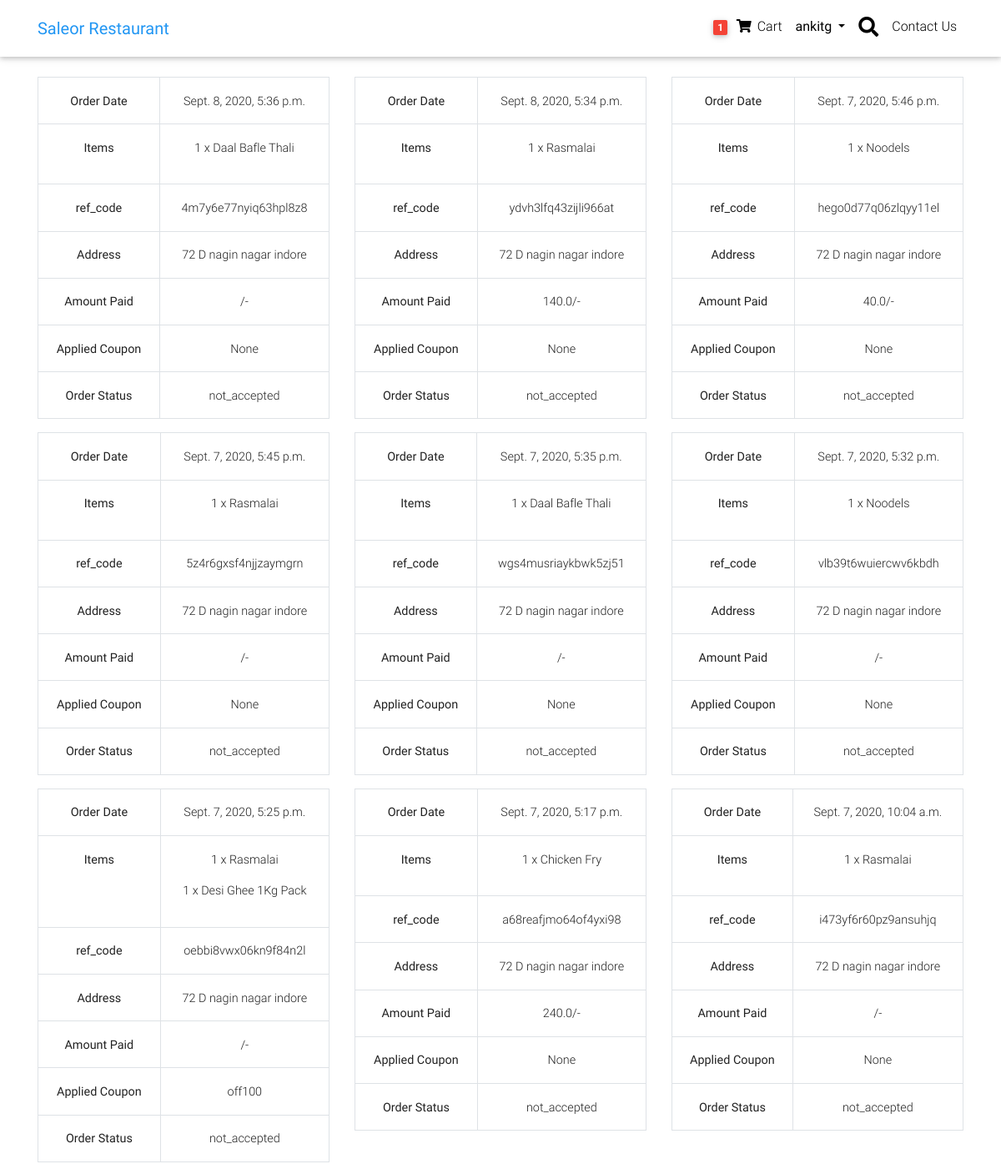
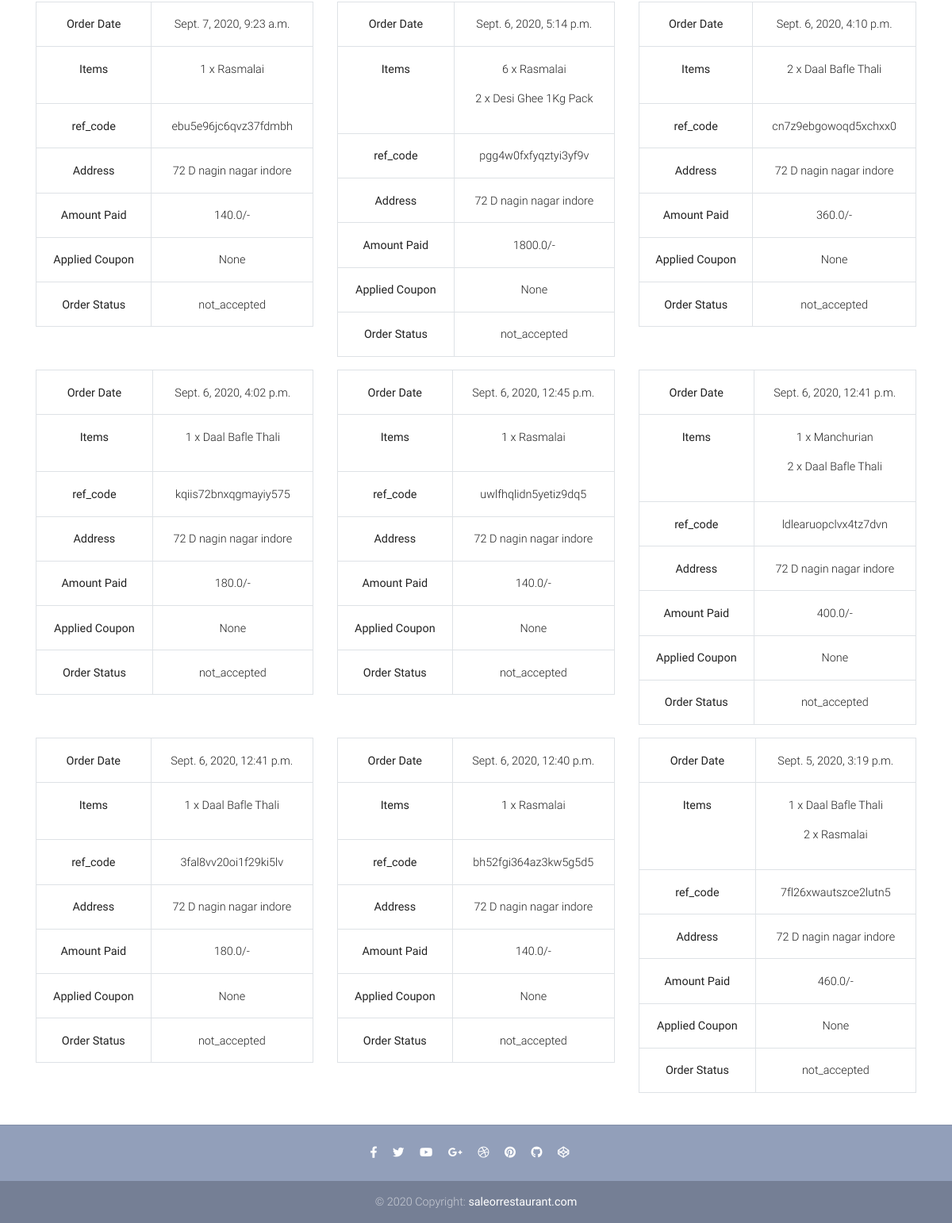
Screenshot of /my-orders (signed in) with the database file from the repository (2 pictures, top to bottom).
### restaurant/models.py (models this page shows, shortened)
class Order(models.Model):
    user = models.ForeignKey(settings.AUTH_USER_MODEL, on_delete=models.CASCADE)
    ref_code = models.CharField(max_length=20, blank=True, null=True)
    items = models.ManyToManyField(OrderItem)
    order_date = models.DateTimeField()
    ordered = models.BooleanField(default=False)
    billing_address = models.ForeignKey('BillingAddress', on_delete=models.SET_NULL, blank=True, null=True)
    payment = models.ForeignKey('Payment', on_delete=models.SET_NULL, blank=True, null=True)
    paytm_payment_id = models.CharField(max_length=100, null=True, blank=True)
    coupon = models.ForeignKey('Coupon', on_delete=models.SET_NULL, blank=True, null=True)
    status = models.CharField(max_length=50, choices=order_status, default='not_accepted')
    refund_requested = models.BooleanField(default=False)
    refund_granted = models.BooleanField(default=False)
    refund_completed = models.BooleanField(default=False)

class OrderItem(models.Model):
    user = models.ForeignKey(settings.AUTH_USER_MODEL, on_delete=models.CASCADE)
    item = models.ForeignKey(Item, on_delete=models.CASCADE)
    cartitem = models.IntegerField(default=1)
    ordered = models.BooleanField(default=False)
    def __str__(self):
        return f"{self.item.title}"

class Item(models.Model):
    title = models.CharField(max_length=100)
    price = models.FloatField()
    discount_price = models.FloatField(blank=True, null=True)
    veg_or_nonveg = models.CharField(choices=dish_type, max_length=20)
    quantity = models.CharField(choices=quantity, max_length=20)
    image_url = models.URLField()
    slug = models.SlugField()

class BillingAddress(models.Model):
    user = models.ForeignKey(settings.AUTH_USER_MODEL, on_delete=models.CASCADE)
    street_address = models.CharField(max_length=100)
    apartment_address = models.CharField(max_length=100)
    contact_no = models.BigIntegerField(blank=True, null=True)
    country = CountryField(multiple=False)
    zipcode = models.CharField(max_length=10)
    def __str__(self):
        return self.street_address
    class Meta:
        verbose_name_plural = 'Addresses'

class Payment(models.Model):
    charge_id = models.CharField(max_length=100)
    user = models.ForeignKey(settings.AUTH_USER_MODEL, on_delete=models.CASCADE)
    amount = models.FloatField()
    payment_mode = models.CharField(max_length=50, blank=True, null=True)
    transaction_id = models.CharField(max_length=100, blank=True, null=True)
    payment_status = models.BooleanField(default=False)
    transaction_date = models.DateTimeField(blank=True, null=True)
    bank_txn_id = models.CharField(max_length=50, blank=True, null=True)

class Coupon(models.Model):
    code = models.CharField(max_length=15)
    amount = models.FloatField()
    min_order_value = models.FloatField(default=10, null=True, blank=True)
    expire_in = models.DateTimeField()
    def __str__(self):
        return self.code

### restaurant/views.py (the view)
# urls.py: path('my-orders', views.MyOrdersView.as_view(), name="myOrders"),
class MyOrdersView(LoginRequiredMixin, View):
    def get(self, *args, **kwargs):
        orderitem = Order.objects.filter(
            user=self.request.user, ordered=True)[::-1]
        context = {
            'orderitem': orderitem
        }
        return render(self.request, 'restaurant/my_orders.html', context)

### restaurant/templatetags/cart_template_tags.py (called while the page is built)
@register.filter
def cart_item_count(user):
    if user.is_authenticated:
        queryset = Order.objects.filter(user=user, ordered=False)
        if queryset.exists():
            return queryset[0].items.count()
    return 0

### templates/restaurant/my_orders.html
{% extends "base.html" %}
{% load crispy_forms_tags %}
{% block body %}
<main>
  <div class="container mt-4">
    <section class="mb-4 mt-2">
      <div class="row fadeIn wow">
          {% for item in orderitem %}
          <div class="col-sm-12 col-lg-4">
          <table class="table table-bordered text-dark text-center">
            <tr>
              <th>Order Date</th>
              <td>{{item.order_date}}</td>
            </tr>
            <tr>
              <th>Items</th>
              <td>{% for i in item.items.all %}
                <p> {{i.cartitem}} x {{i}}</p>
                {% endfor %}</td>
            </tr>
            <tr>
              <th>ref_code</th>
              <td>{{item.ref_code}}</td>
            </tr>
            <tr>
              <th>Address</th>
              <td>{{item.billing_address}}</td>
            </tr>
            <tr>
              <th>Amount Paid</th>
              <td>{{item.payment.amount}}/-</td>
            </tr>
            <tr>
              <th>Applied Coupon</th>
              <td>{{item.coupon}}</td>
            </tr>
            <tr>
              <th>Order Status</th>
              <td>{{item.status}}</td>
            </tr>
          </table>
        </div>
          {% endfor %}
      </div>
    </section>
  </div>
</main>
{% endblock %}

### templates/base.html (shortened to what this page needs)
<!DOCTYPE html>
<html lang="en">
{% load static %}
{% load cart_template_tags %}
{% load socialaccount %}
<head>
  <link rel="stylesheet" href="https://use.fontawesome.com/releases/v5.11.2/css/all.css">
  <link href="{% static 'css/bootstrap.min.css' %}" rel="stylesheet">
  <link href="{% static 'css/mdb.min.css' %}" rel="stylesheet">
  <link href="{% static 'css/style.min.css' %}" rel="stylesheet">
</head>
<body>
  <nav class="navbar navbar-expand-lg navbar-light white scrolling-navbar">
    <div class="container">
      <a class="navbar-brand waves-effect" href="{% url 'restaurant:homePage' %}">
        <strong class="blue-text">Saleor Restaurant</strong>
      </a>
      <div class="collapse navbar-collapse" id="navbarSupportedContent">
        <ul class="navbar-nav">
          {% if request.user.is_authenticated %}
          <li class="nav-item">
            <a class="nav-link" href="{% url 'restaurant:order-summary' %}">
              <span class="badge red z-depth-1 mr-1"> {{request.user|cart_item_count}} </span>
              <i class="fas fa-shopping-cart"></i>
              <span class="clearfix"> Cart </span>
            </a>
          </li>
          <li class="nav-item">
            <div class="dropdown show">
              <a class="nav-link dropdown-toggle" href="#" role="button" id="dropdownMenuLink" data-toggle="dropdown"
                aria-haspopup="true" aria-expanded="false">
                <b>{{request.user.username}}</b>
              </a>
            </div>
          </li>
          {% endif %}
          <li class="nav-item">
              <a class="nav-link waves-effect" data-toggle="modal" data-target="#exampleModal">
                <i class="fa fa-search" style="font-size: x-large;" aria-hidden="true"></i>
              </a>
          </li>
          <li class="nav-item">
            <a class="nav-link" href="{% url 'restaurant:contact-us' %}">
              <span class="clearfix"> Contact Us </span>
            </a>
          </li>
        </ul>
      </div>
    </div>
  </nav>
  {% block body %}
  {% endblock body %}
  <footer class="page-footer text-center font-small mt-4 wow fadeIn">
    <hr class="my-4">
    <div class="pb-4">
      <a href="#" target="_blank">
        <i class="fab fa-facebook-f mr-3"></i>
      </a>
      <a href="#" target="_blank">
        <i class="fab fa-twitter mr-3"></i>
      </a>
      <a href="#" target="_blank">
        <i class="fab fa-youtube mr-3"></i>
      </a>
      <a href="#" target="_blank">
        <i class="fab fa-google-plus-g mr-3"></i>
      </a>
      <a href="#" target="_blank">
        <i class="fab fa-dribbble mr-3"></i>
      </a>
      <a href="#" target="_blank">
        <i class="fab fa-pinterest mr-3"></i>
      </a>
      <a href="#" target="_blank">
        <i class="fab fa-github mr-3"></i>
      </a>
      <a href="#" target="_blank">
        <i class="fab fa-codepen mr-3"></i>
      </a>
    </div>
    <div class="footer-copyright py-3">
      © 2020 Copyright:
      <a href="/"><b>saleorrestaurant.com</b> </a>
    </div>
  </footer>
  {% load static %}
</body>
</html>

### templates/base.html (style rules this page uses)
html, body, header, .carousel { height: 60vh; }

### rows the page displays
Order: order_date "Sept. 8, 2020, 5:36 p.m.", ref_code "4m7y6e77nyiq63hpl8z8", billing_address "72 D nagin nagar indore", coupon "None", status "not_accepted"
OrderItem: cartitem "1", item.title "Daal Bafle Thali"
Order: order_date "Sept. 8, 2020, 5:34 p.m.", ref_code "ydvh3lfq43zijli966at", billing_address "72 D nagin nagar indore", payment.amount "140.0", coupon "None", status "not_accepted"
OrderItem: cartitem "1", item.title "Rasmalai"
Order: order_date "Sept. 7, 2020, 5:46 p.m.", ref_code "hego0d77q06zlqyy11el", billing_address "72 D nagin nagar indore", payment.amount "40.0", coupon "None", status "not_accepted"
OrderItem: cartitem "1", item.title "Noodels"
Order: order_date "Sept. 7, 2020, 5:45 p.m.", ref_code "5z4r6gxsf4njjzaymgrn", billing_address "72 D nagin nagar indore", coupon "None", status "not_accepted"
OrderItem: cartitem "1", item.title "Rasmalai"
Order: order_date "Sept. 7, 2020, 5:35 p.m.", ref_code "wgs4musriaykbwk5zj51", billing_address "72 D nagin nagar indore", coupon "None", status "not_accepted"
OrderItem: cartitem "1", item.title "Daal Bafle Thali"
Order: order_date "Sept. 7, 2020, 5:32 p.m.", ref_code "vlb39t6wuiercwv6kbdh", billing_address "72 D nagin nagar indore", coupon "None", status "not_accepted"
OrderItem: cartitem "1", item.title "Noodels"
Order: order_date "Sept. 7, 2020, 5:25 p.m.", ref_code "oebbi8vwx06kn9f84n2l", billing_address "72 D nagin nagar indore", coupon "off100", status "not_accepted"
OrderItem: cartitem "1", item.title "Rasmalai"
OrderItem: cartitem "1", item.title "Desi Ghee 1Kg Pack"
Order: order_date "Sept. 7, 2020, 5:17 p.m.", ref_code "a68reafjmo64of4yxi98", billing_address "72 D nagin nagar indore", payment.amount "240.0", coupon "None", status "not_accepted"
OrderItem: cartitem "1", item.title "Chicken Fry"
Order: order_date "Sept. 7, 2020, 10:04 a.m.", ref_code "i473yf6r60pz9ansuhjq", billing_address "72 D nagin nagar indore", coupon "None", status "not_accepted"
OrderItem: cartitem "1", item.title "Rasmalai"
Order: order_date "Sept. 7, 2020, 9:23 a.m.", ref_code "ebu5e96jc6qvz37fdmbh", billing_address "72 D nagin nagar indore", payment.amount "140.0", coupon "None", status "not_accepted"
OrderItem: cartitem "1", item.title "Rasmalai"
Order: order_date "Sept. 6, 2020, 5:14 p.m.", ref_code "pgg4w0fxfyqztyi3yf9v", billing_address "72 D nagin nagar indore", payment.amount "1800.0", coupon "None", status "not_accepted"
OrderItem: cartitem "6", item.title "Rasmalai"
OrderItem: cartitem "2", item.title "Desi Ghee 1Kg Pack"
Order: order_date "Sept. 6, 2020, 4:10 p.m.", ref_code "cn7z9ebgowoqd5xchxx0", billing_address "72 D nagin nagar indore", payment.amount "360.0", coupon "None", status "not_accepted"
OrderItem: cartitem "2", item.title "Daal Bafle Thali"
Order: order_date "Sept. 6, 2020, 4:02 p.m.", ref_code "kqiis72bnxqgmayiy575", billing_address "72 D nagin nagar indore", payment.amount "180.0", coupon "None", status "not_accepted"
OrderItem: cartitem "1", item.title "Daal Bafle Thali"
Order: order_date "Sept. 6, 2020, 12:45 p.m.", ref_code "uwlfhqlidn5yetiz9dq5", billing_address "72 D nagin nagar indore", payment.amount "140.0", coupon "None", status "not_accepted"
OrderItem: cartitem "1", item.title "Rasmalai"
Order: order_date "Sept. 6, 2020, 12:41 p.m.", ref_code "ldlearuopclvx4tz7dvn", billing_address "72 D nagin nagar indore", payment.amount "400.0", coupon "None", status "not_accepted"
OrderItem: cartitem "1", item.title "Manchurian"
OrderItem: cartitem "2", item.title "Daal Bafle Thali"
Order: order_date "Sept. 6, 2020, 12:41 p.m.", ref_code "3fal8vv20oi1f29ki5lv", billing_address "72 D nagin nagar indore", payment.amount "180.0", coupon "None", status "not_accepted"
OrderItem: cartitem "1", item.title "Daal Bafle Thali"
Order: order_date "Sept. 6, 2020, 12:40 p.m.", ref_code "bh52fgi364az3kw5g5d5", billing_address "72 D nagin nagar indore", payment.amount "140.0", coupon "None", status "not_accepted"
OrderItem: cartitem "1", item.title "Rasmalai"
Order: order_date "Sept. 5, 2020, 3:19 p.m.", ref_code "7fl26xwautszce2lutn5", billing_address "72 D nagin nagar indore", payment.amount "460.0", coupon "None", status "not_accepted"
OrderItem: cartitem "1", item.title "Daal Bafle Thali"
OrderItem: cartitem "2", item.title "Rasmalai"

### other values shown
{{ request.user|cart_item_count }} "1"
{{ request.user.username }} "ankitg"
